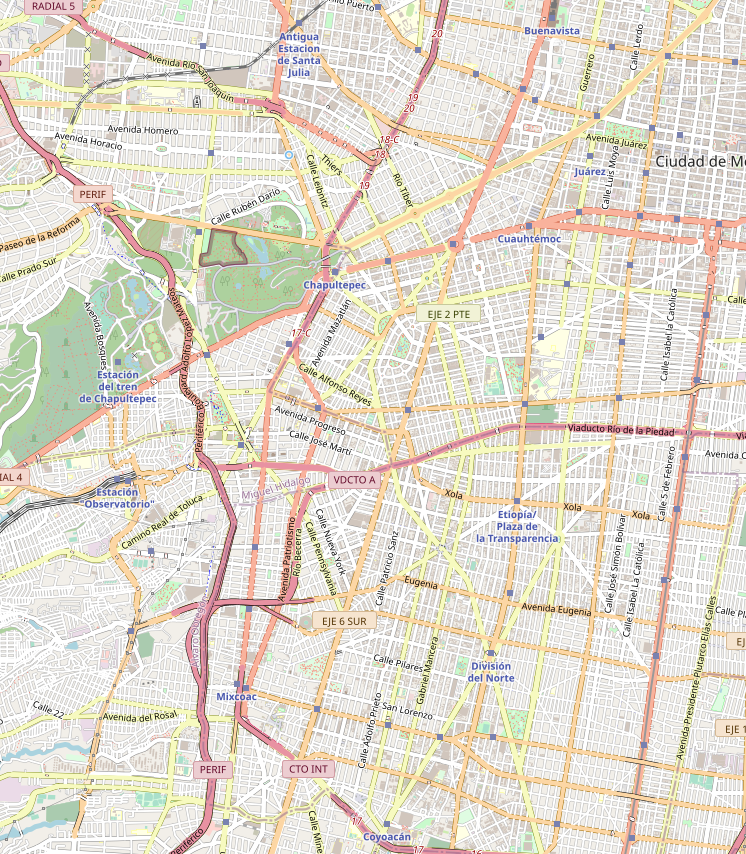
#> input picture img/cdmx_map.png, 746 x 854 px
$ jupyter execute --allow-errors Stations.ipynb   (shell and % lines are left out)
#> lines starting #> are read from the running program, lines starting #| are printed output that depends on the picture
[cell 1]
import pandas as pd
import requests
import matplotlib.pyplot as plt

[cell 2]
from PIL import Image

[cell 3]
url = "https://gbfs.mex.lyftbikes.com/gbfs/en/station_information.json"

#> (a cell that did not finish here is left out)

#> (a cell that did not finish here is left out)

#> (a cell that did not finish here is left out)

#> (a cell that did not finish here is left out)

#> (a cell that did not finish here is left out)

[cell 9]
x_dim, y_dim = [-99.2150,-99.13],[19.358,19.4500]

[cell 10]
status_url = "https://gbfs.mex.lyftbikes.com/gbfs/en/station_status.json"
#> (the rest of this cell did not finish here and is left out)

#> (a cell that did not finish here is left out)

#> (a cell that did not finish here is left out)

[cell 13]
fig, ax = plt.subplots(figsize=(14, 14))
image = Image.open('img/cdmx_map.png').convert("L")
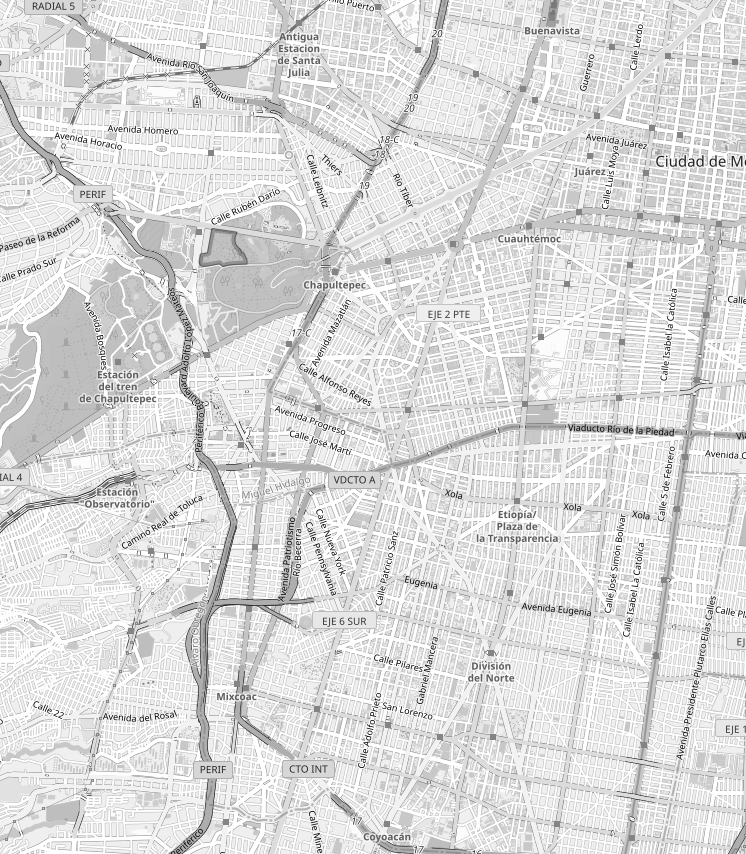
#> image: PIL image 746x854 L; min 6, max 255, mean 220.5
ax.imshow(image,cmap='gray', vmin=0, vmax=255)
ax.set_xticks([]);
ax.set_yticks([]);

#> (the rest of this cell did not finish here and is left out)
